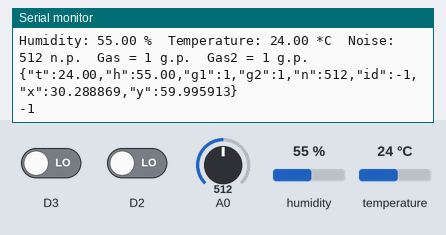
Recording of a sketch running on a simulated ESP8266 (NodeMCU). On the bench: the last lines printed to the serial monitor. The inputs (shaded band) are chosen by the test bench; at power-on: humidity 55 %, A0 = 512, D3 LOW, D2 LOW, temperature 24 °C. WiFi joins after 1.5 s; servers stay silent unless stated.

Above: at 2.7 s.
2.8 s: humidity set to 22 %
At 3.09 s:
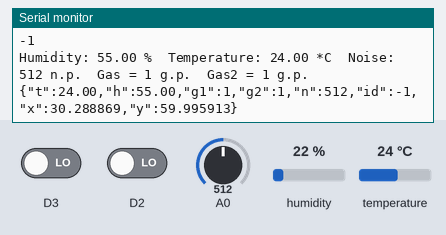
4.3 s: A0 set to 716
At 5.0 s:
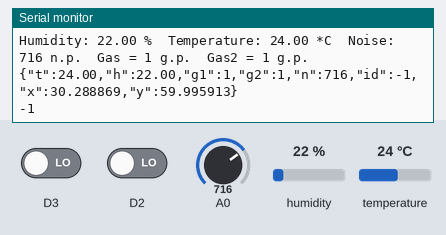
5.8 s: D3 driven HIGH
At 6.64 s:
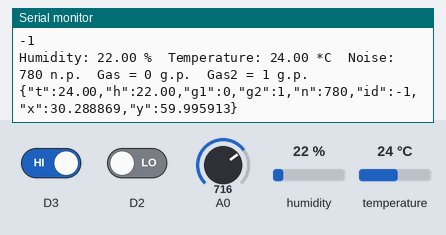
7.3 s: D2 driven HIGH
At 8.06 s:
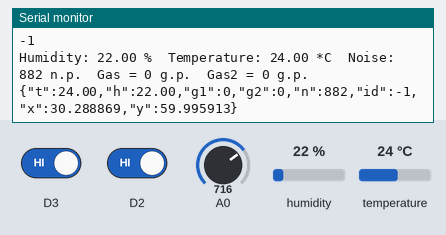
8.8 s: temperature set to 12 °C
At 9.2 s:
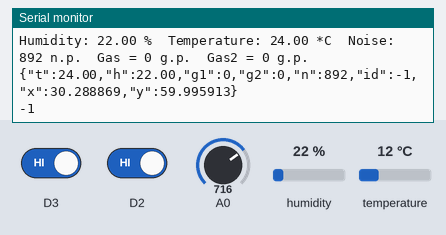
10.3 s: A0 set to 900
At 10.7 s:
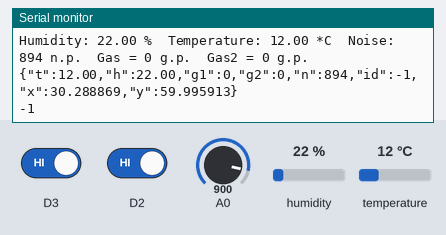
Timing chart, 0 to 12.8 s (numbered marks = the images above; inputs shaded):
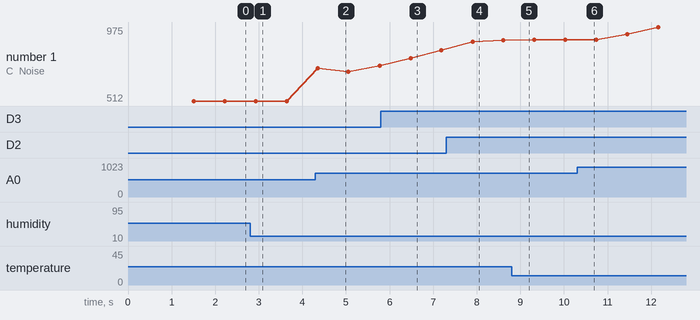

Measured:
- after the input at 4.3 s, the serial monitor: prints a new line after 0.05 s (image 2)
- after the input at 5.8 s, the serial monitor: prints a new line after 0.68 s (image 3)
- after the input at 7.3 s, the serial monitor: prints a new line after 0.60 s (image 4)
- plotted number 1: 512 → 732 after the input at 4.3 s, 894 → 975 after the input at 10.3 s

The sketch:

main.ino
```cpp
#include<ESP8266WiFi.h>
#include <WiFiClient.h>
#include <ESP8266WebServer.h>
#include <ESP8266HTTPClient.h>
#include <Adafruit_Sensor.h>
#include "DHT.h"

#define TEMPER_PIN 2

const char* ssid     = "Connectify-1";
const char* password = "12345678";

//Web/Server address to read/write from
const char *host = "192.168.184.1:8056";   // website or IP address of server ??????????????

DHT dht(TEMPER_PIN,DHT22);

void WiFiInit()
{
 WiFi.mode(WIFI_STA); // Задаем режим работы: клиент
 WiFi.begin(ssid, password);
 byte Connect = 15; //попытки подключения к WiFi
 while (--Connect && WiFi.status() != WL_CONNECTED) // Ждем пока статус не станет WL_CONNECTED
 {
  Serial.print(".");
  delay(500);
 }
 if (WiFi.status() == WL_CONNECTED)// если подключился к основному вифи, то норм, в противном случае делаем точкой доступа есп
 {
   Serial.println("");
   Serial.println("WiFi connected");
   Serial.print("IP address: ");
   Serial.println(WiFi.localIP()); // показывает наше IP
 }
}

void setup() {
    Serial.begin(115200);
    dht.begin();
    pinMode(D2,INPUT);
    pinMode(D3,INPUT);

    Serial.println("Connecting to WiFi");
    WiFiInit();
}


int noise[] = {0,0,0,0,0};
int resNoise = 0;
int i = 0;
int GasSensor = 0;
int GasSensor2 = 0;
String DataArray[5] = {};
String id = "-1";
String x= "59.995913";
String y= "30.288869";

void loop() {

  float hum = dht.readHumidity();
  float tem = dht.readTemperature();

  GasSensor = digitalRead(D3); // получить значение
  if (GasSensor == 1 ){
    GasSensor = 0;
  }
  else{
    GasSensor = 1;
  }
  GasSensor2 = digitalRead(D2); // получить значение
    if (GasSensor2 == 1 ){
    GasSensor2 = 0;
  }
  else{
    GasSensor2 = 1;
  }

  HTTPClient http;    //Declare object of class HTTPClient

  String DataString, getData, Link;

  if (i < 5){
    noise[i] = analogRead(A0);// for micro
    resNoise = noise[i];
    i++;
  }
  else {
    for (int j=0; j<5; j++) {
      resNoise = resNoise + noise[j];
    }
     resNoise = resNoise / 5;
    for (int k=0; k<4; k++) {
     noise[k] = noise[k+1];
    }
     noise[4] = analogRead(A0);
  }

  if (isnan(hum)|| isnan(tem)){
    Serial.println("Failed read");
  }
  else {
    Serial.print("Humidity: ");//for temperature
    Serial.print(hum);
    Serial.print(" %\t");
    Serial.print("Temperature: ");
    Serial.print(tem);
    Serial.print(" *C\t");
    Serial.print("Noise: ");
    Serial.print(resNoise);
    Serial.print(" n.p.\t");
    Serial.print("Gas = " );
    Serial.print(GasSensor);
    Serial.print(" g.p.\t");
    Serial.print("Gas2 = " );
    Serial.print(GasSensor2);
    Serial.print(" g.p.");
    Serial.println("");
  }


  DataArray[0] = String(resNoise);
  DataArray[1] = String(tem); //Temperature sensor
  DataArray[2] = String(hum); //Humidity sensor
  DataArray[3] = String(GasSensor);
  DataArray[4] = String(GasSensor2);


String DataSend =   "{\"t\":" + DataArray[1] + "," + "\"h\":" + DataArray[2] + "," + "\"g1\":" + DataArray[3] + "," + "\"g2\":" + DataArray[4] + "," + "\"n\":" + DataArray[0] + "," + "\"id\":" + id + "," + "\"x\":" + y + "," + "\"y\":" + x+"}" ;


Serial.println(DataSend);

 DataString = String(DataSend); //String to interger conversion

  //GET Data
  getData = "data/" + DataString ;
  Link = "http://192.168.184.1:8056/" + getData;

  http.begin(Link);     //Specify request destination

  int httpCode = http.GET();            //Send the request
  String payload = http.getString();    //Get the response payload

  Serial.println(httpCode);   //Print HTTP return code
  Serial.println(payload);    //Print request response payload

  http.end();  //Close connection

  delay(500);
}
```
